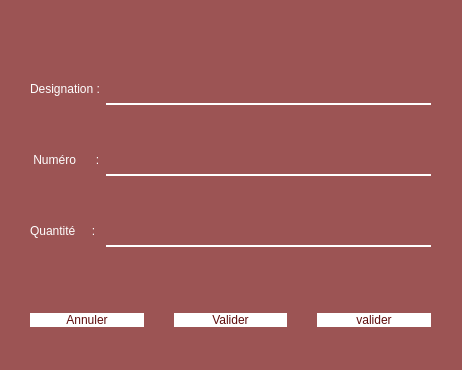
<?xml version="1.0" encoding="UTF-8"?>
<ui version="4.0">
 <class>FormulaireProduit</class>
 <widget class="QDialog" name="FormulaireProduit">
  <property name="geometry">
   <rect>
    <x>0</x>
    <y>0</y>
    <width>462</width>
    <height>370</height>
   </rect>
  </property>
  <property name="maximumSize">
   <size>
    <width>462</width>
    <height>370</height>
   </size>
  </property>
  <property name="windowTitle">
   <string>Formulaire de produit</string>
  </property>
  <property name="styleSheet">
   <string notr="true">background-color: rgb(156, 84, 84);</string>
  </property>
  <widget class="QWidget" name="gridLayoutWidget">
   <property name="geometry">
    <rect>
     <x>30</x>
     <y>40</y>
     <width>401</width>
     <height>241</height>
    </rect>
   </property>
   <layout class="QGridLayout" name="gridLayout">
    <item row="2" column="1">
     <widget class="QLineEdit" name="Stock">
      <property name="styleSheet">
       <string notr="true">#Stock{
	background-color: rgb(156, 84, 84);
font: 75 italic 12pt &quot;TeX Gyre Bonum Math&quot;;
	color: white;
	border:none;
	font-size:18px;
	border-bottom:2px solid  white;
	padding:2px 2px 5px 12px;
}
#Stock:focus{
border-bottom:2px solid  red;
	
}
</string>
      </property>
      <property name="placeholderText">
       <string/>
      </property>
     </widget>
    </item>
    <item row="1" column="1">
     <widget class="QLineEdit" name="NumProduit">
      <property name="styleSheet">
       <string notr="true">#NumProduit{
	background-color: rgb(156, 84, 84);
font: 75 italic 12pt &quot;TeX Gyre Bonum Math&quot;;
	color: white;
	border:none;
	font-size:18px;
	border-bottom:2px solid  white;
	padding:2px 2px 5px 12px;
}
#NumProduit:focus{
border-bottom:2px solid  red;
	
}
</string>
      </property>
      <property name="placeholderText">
       <string/>
      </property>
     </widget>
    </item>
    <item row="0" column="1">
     <widget class="QLineEdit" name="Designation">
      <property name="styleSheet">
       <string notr="true">#Designation{
	background-color: rgb(156, 84, 84);
font: 75 italic 12pt &quot;TeX Gyre Bonum Math&quot;;
	color: white;
	border:none;
	font-size:18px;
	border-bottom:2px solid  white;
	padding:2px 2px 5px 12px;
}
#Designation:focus{
border-bottom:2px solid  red;
	
}
</string>
      </property>
      <property name="placeholderText">
       <string/>
      </property>
     </widget>
    </item>
    <item row="0" column="0">
     <widget class="QLabel" name="label_2">
      <property name="styleSheet">
       <string notr="true">color: rgb(255, 255, 255);
background-color: rgb(156, 84, 84);
font: 75 italic 12pt &quot;TeX Gyre Bonum Math&quot;;</string>
      </property>
      <property name="text">
       <string>Designation :</string>
      </property>
     </widget>
    </item>
    <item row="2" column="0">
     <widget class="QLabel" name="label">
      <property name="styleSheet">
       <string notr="true">color: rgb(255, 255, 255);
background-color: rgb(156, 84, 84);
font: 75 italic 12pt &quot;TeX Gyre Bonum Math&quot;;</string>
      </property>
      <property name="text">
       <string>Quantité     :</string>
      </property>
     </widget>
    </item>
    <item row="1" column="0">
     <widget class="QLabel" name="label_3">
      <property name="styleSheet">
       <string notr="true">color: rgb(255, 255, 255);
background-color: rgb(156, 84, 84);
font: 75 italic 12pt &quot;TeX Gyre Bonum Math&quot;;</string>
      </property>
      <property name="text">
       <string> Numéro      :</string>
      </property>
     </widget>
    </item>
   </layout>
  </widget>
  <widget class="QWidget" name="horizontalLayoutWidget">
   <property name="geometry">
    <rect>
     <x>30</x>
     <y>290</y>
     <width>401</width>
     <height>61</height>
    </rect>
   </property>
   <layout class="QHBoxLayout" name="horizontalLayout">
    <property name="spacing">
     <number>30</number>
    </property>
    <item>
     <widget class="QPushButton" name="btnAnnulerAjout">
      <property name="styleSheet">
       <string notr="true">#btnAnnulerAjout{
	background-color: rgb(255, 255, 255);
	font: 700 12pt &quot;Serif&quot;;
	color: rgb(94, 12, 12);
	border-radius:10px;

}
#btnAnnulerAjout:hover{
	background-color:  rgb(94, 12, 12);
	font: 700 12pt &quot;Serif&quot;;
	color: white;
	border-radius:10px;

}
</string>
      </property>
      <property name="text">
       <string>Annuler</string>
      </property>
     </widget>
    </item>
    <item>
     <widget class="QPushButton" name="btnValiderAjout">
      <property name="styleSheet">
       <string notr="true">#btnValiderAjout{
	background-color: rgb(255, 255, 255);
	font: 700 12pt &quot;Serif&quot;;
	color: rgb(94, 12, 12);
	border-radius:10px;

}
#btnValiderAjout:hover{
	background-color:  rgb(94, 12, 12);
	font: 700 12pt &quot;Serif&quot;;
	color: white;
	border-radius:10px;

}
</string>
      </property>
      <property name="text">
       <string>Valider</string>
      </property>
     </widget>
    </item>
    <item>
     <widget class="QPushButton" name="pushButton">
      <property name="styleSheet">
       <string notr="true">#pushButton{
	background-color: rgb(255, 255, 255);
	font: 700 12pt &quot;Serif&quot;;
	color: rgb(94, 12, 12);
	border-radius:10px;

}
#pushButton:hover{
	background-color:  rgb(94, 12, 12);
	font: 700 12pt &quot;Serif&quot;;
	color: white;
	border-radius:10px;

}
</string>
      </property>
      <property name="text">
       <string>valider</string>
      </property>
     </widget>
    </item>
   </layout>
  </widget>
  <widget class="QWidget" name="widget" native="true">
   <property name="geometry">
    <rect>
     <x>0</x>
     <y>0</y>
     <width>471</width>
     <height>351</height>
    </rect>
   </property>
   <property name="styleSheet">
    <string notr="true">background-color: rgb(156, 84, 84);</string>
   </property>
  </widget>
  <zorder>widget</zorder>
  <zorder>gridLayoutWidget</zorder>
  <zorder>horizontalLayoutWidget</zorder>
 </widget>
 <resources/>
 <connections/>
</ui>
